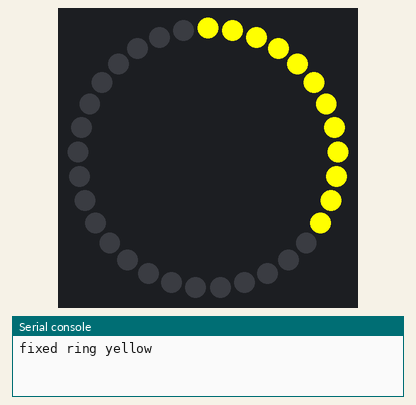
This program was run on a simulated ESP8266 board running MicroPython. On the bench: 33 RGB LEDs in a ring, first at the top, clockwise, the last lines printed to the serial console. Dim RGB values are drawn brighter than linear; random numbers come from a fixed seed.

Above: at 0.07 s.
At 0.59 s:
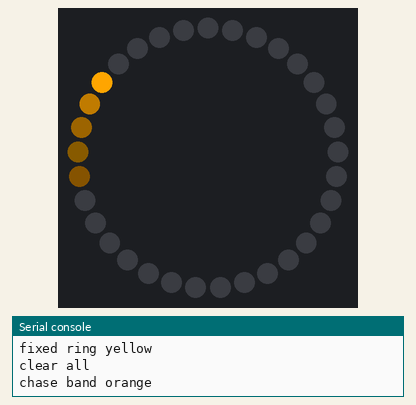
At 14.46 s:
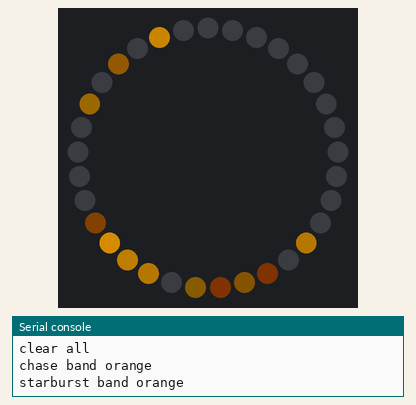
At 21.43 s:
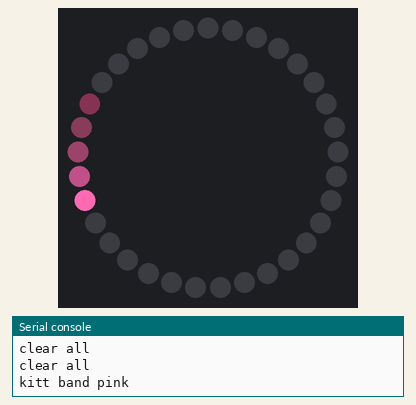
At 33.79 s:
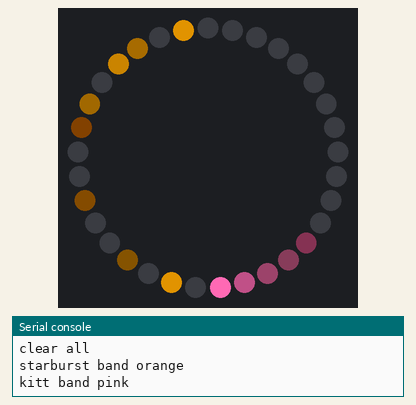
At 39.63 s:
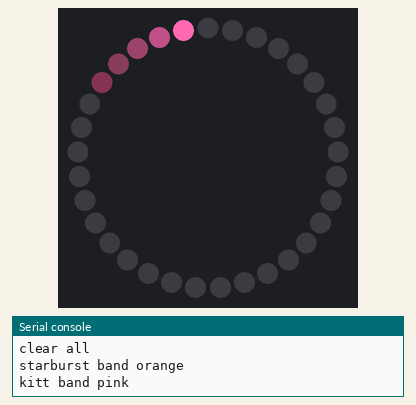

The program:

rocket.py
```python
import time, machine, neopixel
from urandom import getrandbits

colors = { 'red'     : (255,0,0),
           'blue'    : (0,0,255),
           'green'   : (0,255,0),
           'orange'  : (255, 165,0),
           'purple'  : (255,0,255),
           'pink'    : (255,105,180),
           'yellow'  : (255,255,0),
           'white'   : (255,255,255)
         }


class strip():


    def __init__(self, pin = 4, ring = 12, strip = 21):
        self.pixel = neopixel.NeoPixel(machine.Pin(pin), ring+strip)
        self.ring_start  = 0
        self.ring_stop   = ring
        self.strip_start = ring
        self.strip_stop  = strip+ring
        self.ring_range  = range(ring)
        self.strip_range = range(ring, strip+ring)

    def _validate_color(self, c):
        c = max( 0, min(255, c)) # make sure color is between 0 and 255
        return c

    def set(self, pix, color):
        r, g, b = color
        r = max( 0, min(255, r)) # make sure color is between 0 and 255
        g = max( 0, min(255, g)) # make sure color is between 0 and 255
        b = max( 0, min(255, b)) # make sure color is between 0 and 255
        if 0 <= pix <= self.pixel.n:
            self.pixel[pix] = (r,g,b)

    def fixed(self, pixels = None, color = (255,255,255)):
        pixels = self.strip_range if pixels == None else pixels
        for pix in pixels:
            self.pixel[pix] = color
        self.pixel.write()

    def dim(self, pix, pct):
        r, g, b = self.pixel[pix]
        if (r, g, b) == 0:
            self.set(pix, (0,0,0))
        elif max(r, g, b) < 10:
            r = max(0, r-1)
            g = max(0, g-1)
            b = max(0, b-1)
            self.set(pix, (r,g,b))
        else:
            self.set(pix,(round(r*pct), round(g*pct), round(b*pct)))

    def clear(self, color = (0,0,0)):
        for pix in len(self.pixel):
            self.pixel[pix] = color
        self.pixel.write()

    def chase(self, pixels = None, color = (255,255,255), tail = 5, dim = 0.33, ms_pause = 10, forward = True, loops = 10):

        pixels = self.strip_range if pixels == None else pixels
        done = []
        first = min(pixels)
        last = max(pixels)
        if forward:
            step = 1
            i = first
        else:
            step = -1
            i = last
        l = 0 # loop count -1 is indefinite
        while loops != l:
            self.set(i, color)
            for j in done:
                self.dim(j, dim)
            done.append(i)
            if len(done) > tail:
                self.set(done.pop(0), (0,0,0))
            self.pixel.write()
            i = i + step
            if i > last:
                i = first
            elif i < first:
                i = last
            if i == first:
                l += 1
            time.sleep_ms(ms_pause)

    def kitt(self, pixels = None, color = (255,0,0), loop = 5, ms_pause = 30, tail = 5):
        pixels = self.strip_range if pixels == None else pixels
        l = 0
        while loop != l:
            self.chase(color = color, pixels = pixels, ms_pause = ms_pause, tail = tail, loops = 1, forward = True)
            self.chase(color = color, pixels = pixels, ms_pause = ms_pause, tail = tail, loops = 1, forward = False)
            l += 1

    def clear(self):
        for i in range(self.pixel.n):
            self.pixel[i] = (0,0,0)
            self.pixel.write()

    def fade_colors(self, color = (255,255,255), dim = 0.95):
        colors = [color]
        while max(color) > 0:
            r, g, b = color
            if max(color) < 20:
                r = max(r - 1, 0)
                g = max(g - 1, 0)
                b = max(b - 1, 0)
            color = (round(r*dim), round(g*dim), round(b*dim))
            colors.append(color)
        return colors

    def fade(self, pixels = None, color = (255,255,255), dim = 0.95, increase = True, ms_pause = 50):

        pixels = self.strip_range if pixels == None else pixels
        colors = self.fade_colors(color, dim)
        if increase:
            colors.reverse()
        while len(colors) > 0:
            color = colors.pop()
            for i in pixels :
                self.pixel[i] = color
            self.pixel.write()
            time.sleep_ms(ms_pause)

    def starburst(self, pixels = None, color = (0,0,255), dim = 0.80, freq = 0.05, ms_pause = 50, loops = 10):

        pixels = self.strip_range if pixels == None else pixels
        l = 0
        while l != loops * len(pixels):
            for i in pixels:
                if self.pixel[i] == (0,0,0):
                    if freq*100 > getrandbits(7):
                        self.pixel[i] = color
                else:
                    self.dim(i, dim)
            self.pixel.write()
            time.sleep_ms(ms_pause)
            l += 1

    def fade_in_out(self, pixels = None, color = (0,255,0), loops = 10):
        pixels = self.strip_range if pixels == None else pixels
        l = 0
        while loops != l:
            self.fade(color = color, pixels = pixels, increase = True)
            self.fade(color = color, pixels = pixels, increase = False)
            l += 1


    def random_effect(self):


        r = getrandbits(2)
        i = getrandbits(3)
        c = getrandbits(3)

        color = list(colors)[c]
        rgb = colors[color]

        if r == 0:
            target = self.ring_range
            target_name = 'ring'
        else:
            target = self.strip_range
            target_name = 'band'

        if i == 0:
            print('chase', target_name, color)
            self.chase(pixels = target, color = rgb)
        elif i == 1:
            print('fade_in_out', target_name, color)
            self.fade_in_out(pixels = target, color = rgb)
        elif i == 2:
            print('kitt', target_name, color)
            self.kitt(pixels = target, color = rgb)
        elif i == 3:
            print('starburst', target_name, color)
            self.starburst(pixels = target, color = rgb)
        elif i == 4:
            print('fixed', 'ring', color) #only works for ring
            self.fixed(pixels = self.ring_range, color = rgb)

        else:
            print('clear', 'all')
            self.clear()


rocket = strip()

while True:
    rocket.random_effect()
    time.sleep_ms(100)
```
